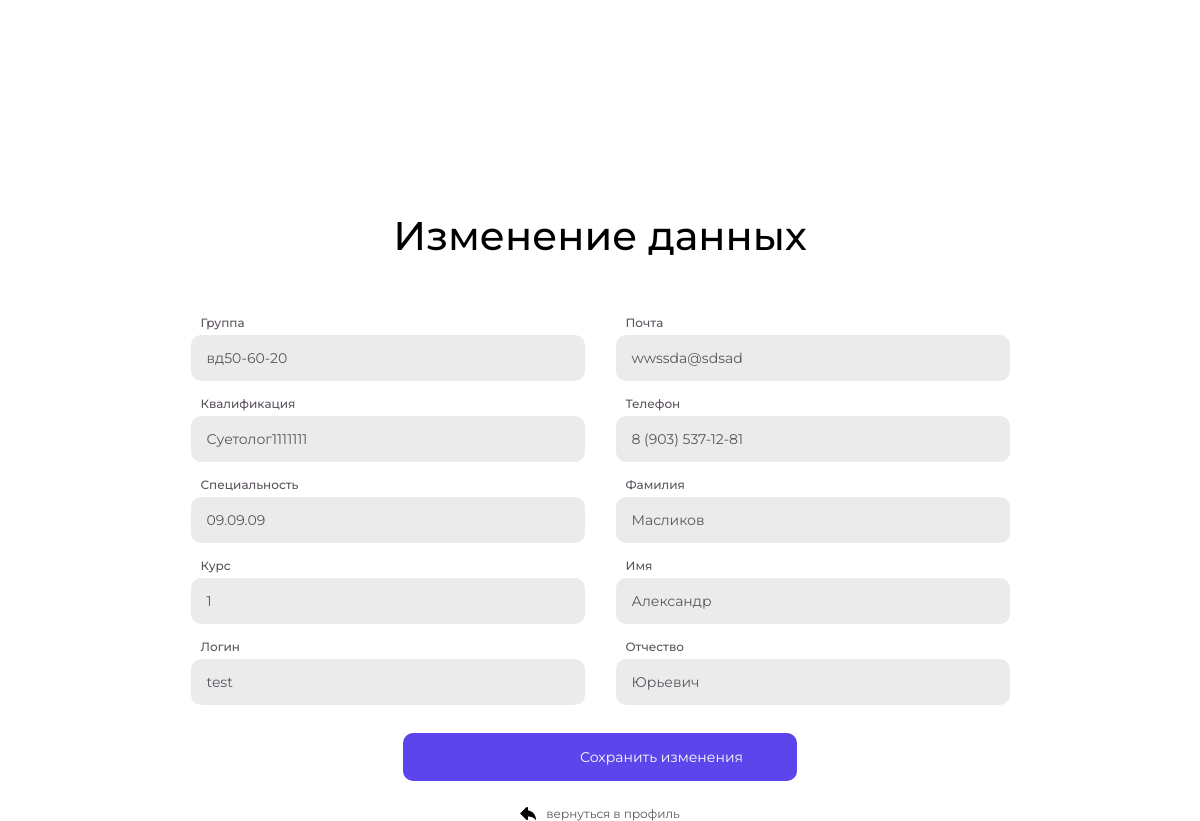
The page /profile_edit.php (signed in) on the database its author committed.
### tables this page shows
CREATE TABLE `user` (
  `id_user` int(11) NOT NULL,
  `login` varchar(50) NOT NULL,
  `profile_photo` varchar(100) DEFAULT NULL,
  `email` varchar(80) NOT NULL,
  `password` varchar(70) NOT NULL,
  `surname` varchar(80) DEFAULT NULL,
  `uname` varchar(80) DEFAULT NULL,
  `middlename` varchar(80) DEFAULT NULL,
  `ugroup` varchar(20) DEFAULT NULL,
  `specialization` varchar(10) DEFAULT NULL,
  `qualification` varchar(15) DEFAULT NULL,
  `course` varchar(1) DEFAULT NULL,
  `telephone` varchar(20) DEFAULT NULL,
  `job_title` varchar(25) DEFAULT NULL,
  `id_role` int(11) DEFAULT NULL,
  `reset_token` varchar(85) DEFAULT NULL,
  `reset_requested_at` datetime DEFAULT NULL
);

### profile_edit.php (the view, shortened to what this page needs)
<?php
include "./php_connect/connect.php";
if (isset($_SESSION['id_user'])) {
    $IDuser = $_SESSION['id_user'];
}
$qInfoUser = "SELECT * FROM user WHERE id_user='$IDuser'";
$resInfoUser = mysqli_query($connect, $qInfoUser) or die(mysqli_error($connect));
$InfoUser = mysqli_fetch_object($resInfoUser);
?>
<!DOCTYPE html>
<html lang="ru">
<head>
    <link rel="stylesheet" href="scss/main.css">
</head>
<body>
    <h1 class="profile_edit__title">Изменение данных</h1>
    <div class="container">
        <form action="./php_handler/profile_edit_handler.php" class="profile_edit__form" method="post" id="profile_edit_form">
            <div class="profile_edit_div">
                <div class="div_input_div">
                    <label class="label_input_auth">Группа</label>
                    <div class="div_input">
                        <input type="text" class="input_form" name="ugroup" placeholder="Ваша группа, например вд50-1-20" autocomplete="off" required="required" minlength="4" maxlength="10" value="<?php echo "" . $InfoUser->ugroup . ""; ?>">
                    </div>
                </div>
                <div class="div_input_div">
                    <label class="label_input_auth">Почта</label>
                    <div class="div_input">
                        <input type="email" class="input_form" name="email" placeholder="ivanov@mail.ru" autocomplete="off" required="required" minlength="4" maxlength="80" value="<?php echo "" . $InfoUser->email . ""; ?>">
                    </div>
                </div>
                <div class="div_input_div">
                    <label class="label_input_auth">Квалификация</label>
                    <div class="div_input">
                        <input type="text" class="input_form" name="qualification" placeholder="Ваша квалификация, например Суетолог" autocomplete="off" required="required" minlength="4" maxlength="15" value="<?php echo "" . $InfoUser->qualification . ""; ?>">
                    </div>
                </div>
                <div class="div_input_div">
                    <label class="label_input_auth">Телефон</label>
                    <div class="div_input">
                        <input type="text" class="input_form" id="phone" name="telephone" placeholder="8 (903) 555-55-55" autocomplete="off" required="required" minlength="4" maxlength="50" value="<?php echo "" . $InfoUser->telephone . ""; ?>">
                    </div>
                </div>
                <div class="div_input_div">
                    <label class="label_input_auth">Специальность</label>
                    <div class="div_input">
                        <input type="text" class="input_form" name="specialization" placeholder="Ваша специальность, например 09.09.09" autocomplete="off" required="required" minlength="4" maxlength="10" value="<?php echo "" . $InfoUser->specialization . ""; ?>">
                    </div>
                </div>
                <div class="div_input_div">
                    <label class="label_input_auth">Фамилия</label>
                    <div class="div_input">
                        <input type="text" class="input_form" name="surname" placeholder="Ваша фамилия" autocomplete="off" required="required" minlength="4" maxlength="50" value="<?php echo "" . $InfoUser->surname . ""; ?>">
                    </div>
                </div>
                <div class="div_input_div">
                    <label class="label_input_auth">Курс</label>
                    <div class="div_input">
                        <input type="text" class="input_form" name="course" placeholder="Номер курса" autocomplete="off" required="required" minlength="1" maxlength="1" value="<?php echo "" . $InfoUser->course . ""; ?>">
                    </div>
                </div>
                <div class="div_input_div">
                    <label class="label_input_auth">Имя</label>
                    <div class="div_input">
                        <input type="text" class="input_form" name="uname" placeholder="Ваше имя" autocomplete="off" required="required" minlength="4" maxlength="50" value="<?php echo "" . $InfoUser->uname . ""; ?>">
                    </div>
                </div>
                <div class="div_input_div">
                    <label class="label_input_auth">Логин</label>
                    <div class="div_input">
                        <input type="text" class="input_form" name="login" placeholder="Логин" autocomplete="off" required="required" minlength="4" maxlength="50" value="<?php echo "" . $InfoUser->login . ""; ?>">
                    </div>
                </div>
                <div class="div_input_div">
                    <label class="label_input_auth">Отчество</label>
                    <div class="div_input">
                        <input type="text" class="input_form" name="middlename" placeholder="Ваше отчество" autocomplete="off" required="required" minlength="4" maxlength="50" value="<?php echo "" . $InfoUser->middlename . ""; ?>">
                    </div>
                </div>
            </div>
            <input type="submit" name="submit" class="submit submit_profile_edit" value="Сохранить изменения">
            <a href="./profile.php" class="reset-pass-text back_to_main margin_auto_wo_top">
                вернуться в профиль</a>
        </form>
    </div>
</body>
</html>

### scss/main.css (style rules this page uses)
* { padding: 0px; margin: 0px; }
.container { max-width: 1157px; width: 100%; margin: 0 auto; }
.input_form { border: 2px solid #EBEBEB; width: 375px; height: 42px; background: #EBEBEB; padding: 0 15px 0 0; color: #5C545F; border-radius: 10px; font-size: 14px; font-family: Montserrat; text-indent: 14px; transition: 0.3s all ease-in-out; margin: 4px 0 0 0; }
.div_input { margin: 0 0 13px 0; }
.input_form::placeholder { transition: 0.3s all ease-in-out; }
.label_input_auth { font-family: Montserrat; font-size: 12px; color: #5C545F; font-weight: 500; margin: 0 0 0 10px; }
.submit { padding: 15px 177px; color: #FFF; font-size: 14px; border-radius: 10px; background: #5C45EA; margin: 15px 0 10px 0; max-width: 394px; display: flex; justify-content: center; transition: 0.3s ease-in-out; border: none; font-family: Montserrat; }
.reset-pass-text { font-size: 12px; color: #5C545F; font-family: Montserrat; text-decoration: none; text-align: center; display: flex; justify-content: center; align-items: center; width: 394px; }
.back_to_main { margin: 25px 0 0 0; }
.back_to_main > svg { margin-right: 10px; }
.profile_edit__title { font-family: Montserrat; font-weight: 500; font-size: 40px; color: #000; text-align: center; margin: 211px 0 53px 0; }
.submit_profile_edit { margin-top: 15px; margin-left: auto; margin-right: auto; }
.profile_edit_div { width: 819px; display: flex; flex-wrap: wrap; justify-content: space-between; margin: 0 auto; }
.margin_auto_wo_top { margin-left: auto; margin-right: auto; }

### rows shown on the page
user: ugroup "вд50-60-20", email "wwssda@sdsad", qualification "Суетолог1111111", telephone "8 (903) 537-12-81", specialization "09.09.09", surname "Масликов", course "1", uname "Александр", login "test", middlename "Юрьевич"
